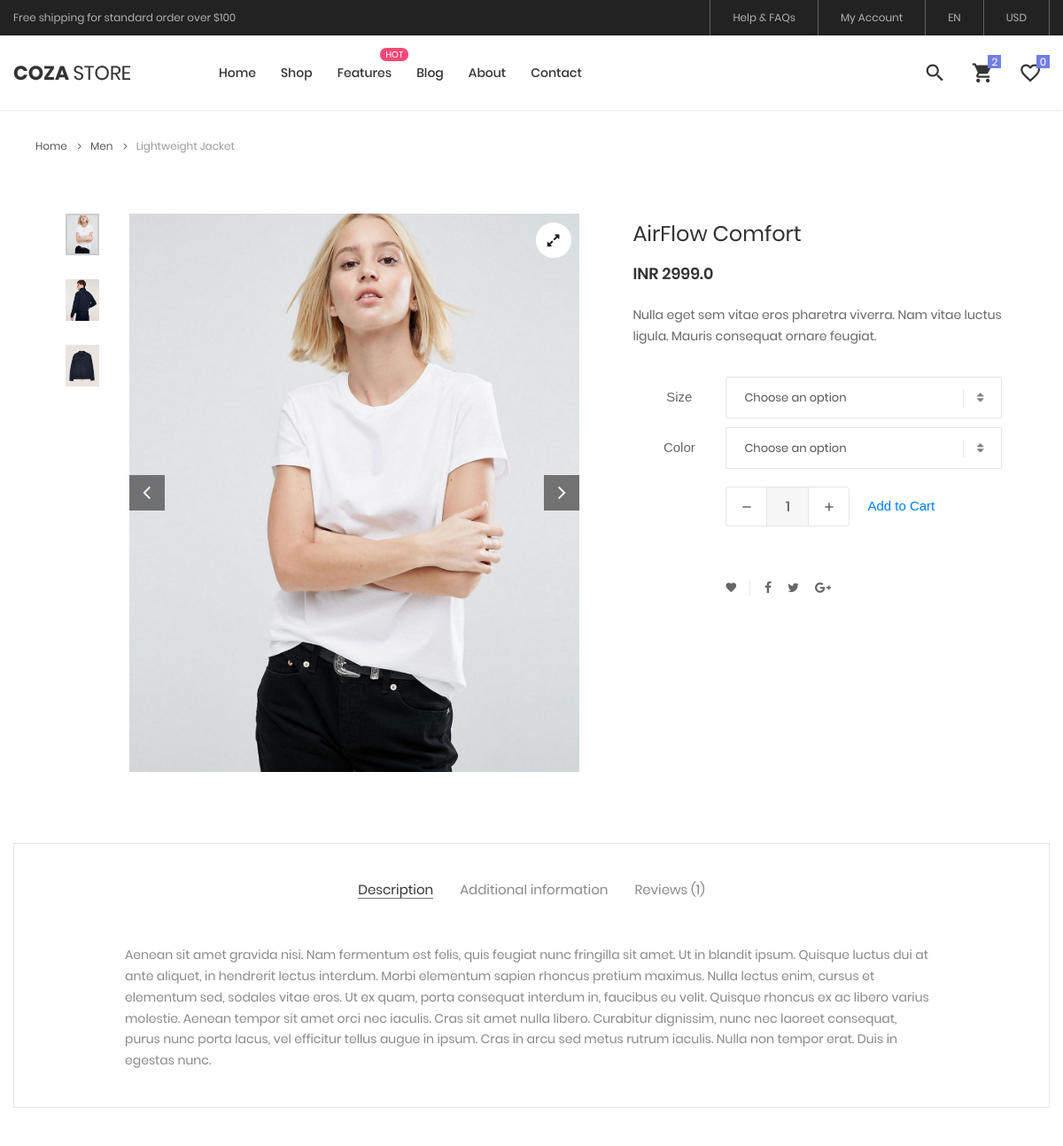
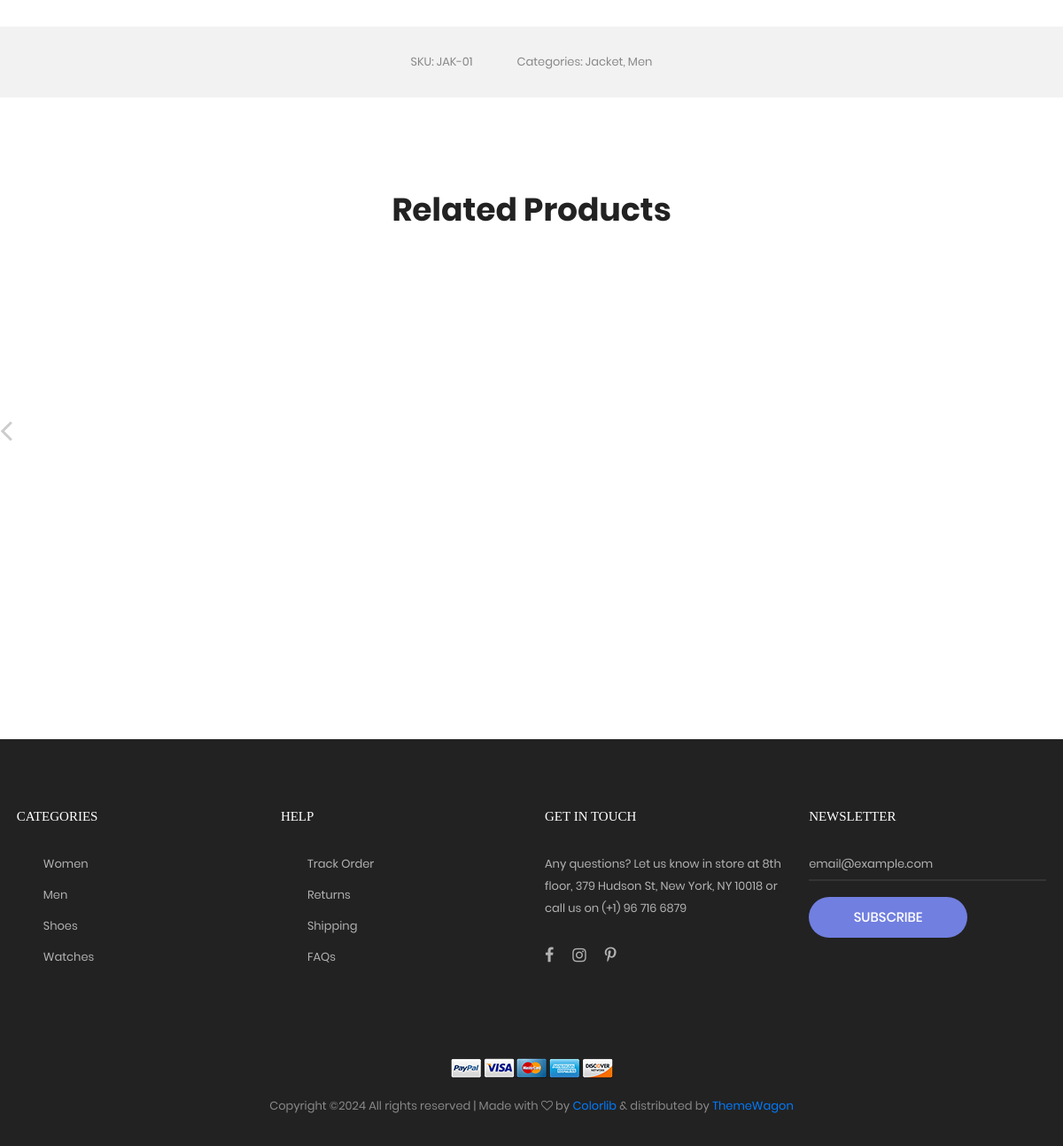
The app's page /product/0001 with its own data (2 pictures, top to bottom).
### main.py (models this page shows)
class Product(db.Model):
    id = db.Column(db.Integer, primary_key=True)
    unique_id = db.Column(db.String(20), unique=True, nullable=False)
    name = db.Column(db.String(100), nullable=False)
    price = db.Column(db.Float, nullable=False)
    offer_price = db.Column(db.Float, nullable=True)
    img_url = db.Column(db.String(255), nullable=True)

### main.py (the view)
@app.route('/product/<unique_id>')
def show_product(unique_id):
    final_product=None
    response=Product.query.all()
    for products in response:
        if products.unique_id==unique_id:
            final_product=products
    return render_template('product.html',product=final_product,all_products=response)

### templates/product.html (shortened to what this page needs)
<!DOCTYPE html>
<html lang="en">
<head>
	<link href="https://cdn.jsdelivr.net/npm/bootstrap@5.3.2/dist/css/bootstrap.min.css" rel="stylesheet">
	<link rel="stylesheet" type="text/css" href="../static/vendor/bootstrap/css/bootstrap.min.css">
	<link rel="stylesheet" type="text/css" href="../static/fonts/font-awesome-4.7.0/css/font-awesome.min.css">
	<link rel="stylesheet" type="text/css" href="../static/fonts/iconic/css/material-design-iconic-font.min.css">
	<link rel="stylesheet" type="text/css" href="../static/fonts/linearicons-v1.0.0/icon-font.min.css">
	<link rel="stylesheet" type="text/css" href="../static/vendor/animate/animate.css">
	<link rel="stylesheet" type="text/css" href="../static/vendor/css-hamburgers/hamburgers.min.css">
	<link rel="stylesheet" type="text/css" href="../static/vendor/animsition/../static/css/animsition.min.css">
	<link rel="stylesheet" type="text/css" href="../static/vendor/select2/select2.min.css">
	<link rel="stylesheet" type="text/css" href="../static/vendor/daterangepicker/daterangepicker.css">
	<link rel="stylesheet" type="text/css" href="../static/vendor/slick/slick.css">
	<link rel="stylesheet" type="text/css" href="../static/vendor/MagnificPopup/magnific-popup.css">
	<link rel="stylesheet" type="text/css" href="../static/vendor/perfect-scrollbar/perfect-scrollbar.css">
	<link rel="stylesheet" type="text/css" href="../static/css/util.css">
	<link rel="stylesheet" type="text/css" href="../static/css/main.css">
</head>
<body class="animsition">
	<header class="header-v4">
		<div class="container-menu-desktop">
			<div class="top-bar">
				<div class="content-topbar flex-sb-m h-full container">
					<div class="left-top-bar">
						Free shipping for standard order over $100
					</div>
					<div class="right-top-bar flex-w h-full">
						<a href="#" class="flex-c-m trans-04 p-lr-25">
							Help & FAQs
						</a>
						<a href="#" class="flex-c-m trans-04 p-lr-25">
							My Account
						</a>
						<a href="#" class="flex-c-m trans-04 p-lr-25">
							EN
						</a>
						<a href="#" class="flex-c-m trans-04 p-lr-25">
							USD
						</a>
					</div>
				</div>
			</div>
			<div class="wrap-menu-desktop how-shadow1">
				<nav class="limiter-menu-desktop container">
					<a href="{{ url_for('home') }}" class="logo">
						<img src="../static/images/icons/logo-01.png" alt="IMG-LOGO">
					</a>
					<div class="menu-desktop">
						<ul class="main-menu">
							<li>
								<a href="{{ url_for('home') }}">Home</a>
							</li>
							<li>
								<a href="{{ url_for('shop_page') }}">Shop</a>
							</li>
							<li class="label1" data-label1="hot">
								<a href="shoping-cart.html">Features</a>
							</li>
							<li>
								<a href="blog.html">Blog</a>
							</li>
							<li>
								<a href="about.html">About</a>
							</li>
							<li>
								<a href="{{ url_for('cart_page') }}">Contact</a>
							</li>
						</ul>
					</div>
					<div class="wrap-icon-header flex-w flex-r-m">
						<div class="icon-header-item cl2 hov-cl1 trans-04 p-l-22 p-r-11 js-show-modal-search">
							<i class="zmdi zmdi-search"></i>
						</div>
						<div class="icon-header-item cl2 hov-cl1 trans-04 p-l-22 p-r-11 icon-header-noti js-show-cart" data-notify="2">
							<i class="zmdi zmdi-shopping-cart"></i>
						</div>
						<a href="#" class="icon-header-item cl2 hov-cl1 trans-04 p-l-22 p-r-11 icon-header-noti" data-notify="0">
							<i class="zmdi zmdi-favorite-outline"></i>
						</a>
					</div>
				</nav>
			</div>
		</div>
	</header>
	<div class="container">
		<div class="bread-crumb flex-w p-l-25 p-r-15 p-t-30 p-lr-0-lg">
			<a href="{{ url_for('home') }}" class="stext-109 cl8 hov-cl1 trans-04">
				Home
				<i class="fa fa-angle-right m-l-9 m-r-10" aria-hidden="true"></i>
			</a>
			<a href="{{ url_for('shop_page') }}" class="stext-109 cl8 hov-cl1 trans-04">
				Men
				<i class="fa fa-angle-right m-l-9 m-r-10" aria-hidden="true"></i>
			</a>
			<span class="stext-109 cl4">
				Lightweight Jacket
			</span>
		</div>
	</div>
	<section class="sec-product-detail bg0 p-t-65 p-b-60">
		<div class="container">
			<div class="row">
				<div class="col-md-6 col-lg-7 p-b-30">
					<div class="p-l-25 p-r-30 p-lr-0-lg">
						<div class="wrap-slick3 flex-sb flex-w">
							<div class="wrap-slick3-dots"></div>
							<div class="slick3 gallery-lb">
								<div class="item-slick3" data-thumb="{{ product.img_url }}">
									<div class="wrap-pic-w pos-relative">
										<img src="{{ product.img_url }}" alt="IMG-PRODUCT">
										<a class="flex-c-m size-108 how-pos1 bor0 fs-16 cl10 bg0 hov-btn3 trans-04" href="{{ product.img_url }}">
											<i class="fa fa-expand"></i>
										</a>
									</div>
								</div>
							</div>
						</div>
					</div>
				</div>
				<div class="col-md-6 col-lg-5 p-b-30">
					<div class="p-r-50 p-t-5 p-lr-0-lg">
						<h4 class="mtext-105 cl2 js-name-detail p-b-14">
							{{product.name}}
						</h4>
						<span class="mtext-106 cl2">
							INR {{product.price}}
						</span>
						<p class="stext-102 cl3 p-t-23">
							Nulla eget sem vitae eros pharetra viverra. Nam vitae luctus ligula. Mauris consequat ornare feugiat.
						</p>
						<div class="p-t-33">
							<div class="flex-w flex-r-m p-b-10">
								<div class="size-203 flex-c-m respon6">
									Size
								</div>
								<div class="size-204 respon6-next">
									<div class="rs1-select2 bor8 bg0">
									</div>
								</div>
							</div>
							<div class="flex-w flex-r-m p-b-10">
								<div class="size-203 flex-c-m respon6">
									Color
								</div>
								<div class="size-204 respon6-next">
									<div class="rs1-select2 bor8 bg0">
									</div>
								</div>
							</div>
							<div class="flex-w flex-r-m p-b-10">
								<div class="size-204 flex-w flex-m respon6-next">
									<div class="wrap-num-product flex-w m-r-20 m-tb-10">
										<div class="btn-num-product-down cl8 hov-btn3 trans-04 flex-c-m">
											<i class="fs-16 zmdi zmdi-minus"></i>
										</div>
										<input class="mtext-104 cl3 txt-center num-product" type="number" name="num-product" value="1">
										<div class="btn-num-product-up cl8 hov-btn3 trans-04 flex-c-m">
											<i class="fs-16 zmdi zmdi-plus"></i>
										</div>
									</div>
									<a type="button"  href="{{ url_for('add_to_cart', unique_id=product['unique_id']) }}">Add to Cart</a>
								</div>
							</div>
						</div>
						<div class="flex-w flex-m p-l-100 p-t-40 respon7">
							<div class="flex-m bor9 p-r-10 m-r-11">
								<a href="#" class="fs-14 cl3 hov-cl1 trans-04 lh-10 p-lr-5 p-tb-2 js-addwish-detail tooltip100" data-tooltip="Add to Wishlist">
									<i class="zmdi zmdi-favorite"></i>
								</a>
							</div>
							<a href="#" class="fs-14 cl3 hov-cl1 trans-04 lh-10 p-lr-5 p-tb-2 m-r-8 tooltip100" data-tooltip="Facebook">
								<i class="fa fa-facebook"></i>
							</a>
							<a href="#" class="fs-14 cl3 hov-cl1 trans-04 lh-10 p-lr-5 p-tb-2 m-r-8 tooltip100" data-tooltip="Twitter">
								<i class="fa fa-twitter"></i>
							</a>
							<a href="#" class="fs-14 cl3 hov-cl1 trans-04 lh-10 p-lr-5 p-tb-2 m-r-8 tooltip100" data-tooltip="Google Plus">
								<i class="fa fa-google-plus"></i>
							</a>
						</div>
					</div>
				</div>
			</div>
			<div class="bor10 m-t-50 p-t-43 p-b-40">
				<div class="tab01">
					<ul class="nav nav-tabs" role="tablist">
						<li class="nav-item p-b-10">
							<a class="nav-link active" data-toggle="tab" href="#description" role="tab">Description</a>
						</li>
						<li class="nav-item p-b-10">
							<a class="nav-link" data-toggle="tab" href="#information" role="tab">Additional information</a>
						</li>
						<li class="nav-item p-b-10">
							<a class="nav-link" data-toggle="tab" href="#reviews" role="tab">Reviews (1)</a>
						</li>
					</ul>
					<div class="tab-content p-t-43">
						<div class="tab-pane fade show active" id="description" role="tabpanel">
							<div class="how-pos2 p-lr-15-md">
								<p class="stext-102 cl6">
									Aenean sit amet gravida nisi. Nam fermentum est felis, quis feugiat nunc fringilla sit amet. Ut in blandit ipsum. Quisque luctus dui at ante aliquet, in hendrerit lectus interdum. Morbi elementum sapien rhoncus pretium maximus. Nulla lectus enim, cursus et elementum sed, sodales vitae eros. Ut ex quam, porta consequat interdum in, faucibus eu velit. Quisque rhoncus ex ac libero varius molestie. Aenean tempor sit amet orci nec iaculis. Cras sit amet nulla libero. Curabitur dignissim, nunc nec laoreet consequat, purus nunc porta lacus, vel efficitur tellus augue in ipsum. Cras in arcu sed metus rutrum iaculis. Nulla non tempor erat. Duis in egestas nunc.
								</p>
							</div>
						</div>
					</div>
				</div>
			</div>
		</div>
		<div class="bg6 flex-c-m flex-w size-302 m-t-73 p-tb-15">
			<span class="stext-107 cl6 p-lr-25">
				SKU: JAK-01
			</span>
			<span class="stext-107 cl6 p-lr-25">
				Categories: Jacket, Men
			</span>
		</div>
	</section>
	<section class="sec-relate-product bg0 p-t-45 p-b-105">
		<div class="container">
			<div class="p-b-45">
				<h3 class="ltext-106 cl5 txt-center">
					Related Products
				</h3>
			</div>
			<div class="wrap-slick2">
				<div class="slick2">
					{% for x in range(0,10) %}
						<div class="item-slick2 p-l-15 p-r-15 p-t-15 p-b-15">
							<div class="block2">
								<div class="block2-pic hov-img0">
									<img src=" {{all_products[x]['img_url']}} " alt="IMG-PRODUCT">
								</div>
								<div class="block2-txt flex-w flex-t p-t-14">
									<div class="block2-txt-child1 flex-col-l ">
										<a href="product-detail.html" class="stext-104 cl4 hov-cl1 trans-04 js-name-b2 p-b-6">
										</a>
										<span class="stext-105 cl3">
										</span>
									</div>
									<div class="block2-txt-child2 flex-r p-t-3">
										<a href="#" class="btn-addwish-b2 dis-block pos-relative js-addwish-b2">
											<img class="icon-heart1 dis-block trans-04" src="../static/images/icons/icon-heart-01.png" alt="ICON">
										</a>
									</div>
								</div>
							</div>
						</div>
					{% endfor %}
					</div>
				</div>
			</div>
	</section>
	<footer class="bg3 p-t-75 p-b-32">
		<div class="container">
			<div class="row">
				<div class="col-sm-6 col-lg-3 p-b-50">
					<h4 class="stext-301 cl0 p-b-30">
						Categories
					</h4>
					<ul>
						<li class="p-b-10">
							<a href="#" class="stext-107 cl7 hov-cl1 trans-04">
								Women
							</a>
						</li>
						<li class="p-b-10">
							<a href="#" class="stext-107 cl7 hov-cl1 trans-04">
								Men
							</a>
						</li>
						<li class="p-b-10">
							<a href="#" class="stext-107 cl7 hov-cl1 trans-04">
								Shoes
							</a>
						</li>
						<li class="p-b-10">
							<a href="#" class="stext-107 cl7 hov-cl1 trans-04">
								Watches
							</a>
						</li>
					</ul>
				</div>
				<div class="col-sm-6 col-lg-3 p-b-50">
					<h4 class="stext-301 cl0 p-b-30">
						Help
					</h4>
					<ul>
						<li class="p-b-10">
							<a href="#" class="stext-107 cl7 hov-cl1 trans-04">
								Track Order
							</a>
						</li>
						<li class="p-b-10">
							<a href="#" class="stext-107 cl7 hov-cl1 trans-04">
								Returns
							</a>
						</li>
						<li class="p-b-10">
							<a href="#" class="stext-107 cl7 hov-cl1 trans-04">
								Shipping
							</a>
						</li>
						<li class="p-b-10">
							<a href="#" class="stext-107 cl7 hov-cl1 trans-04">
								FAQs
							</a>
						</li>
					</ul>
				</div>
				<div class="col-sm-6 col-lg-3 p-b-50">
					<h4 class="stext-301 cl0 p-b-30">
						GET IN TOUCH
					</h4>
					<p class="stext-107 cl7 size-201">
						Any questions? Let us know in store at 8th floor, 379 Hudson St, New York, NY 10018 or call us on (+1) 96 716 6879
					</p>
					<div class="p-t-27">
						<a href="#" class="fs-18 cl7 hov-cl1 trans-04 m-r-16">
							<i class="fa fa-facebook"></i>
						</a>
						<a href="#" class="fs-18 cl7 hov-cl1 trans-04 m-r-16">
							<i class="fa fa-instagram"></i>
						</a>
						<a href="#" class="fs-18 cl7 hov-cl1 trans-04 m-r-16">
							<i class="fa fa-pinterest-p"></i>
						</a>
					</div>
				</div>
				<div class="col-sm-6 col-lg-3 p-b-50">
					<h4 class="stext-301 cl0 p-b-30">
						Newsletter
					</h4>
					<form>
						<div class="wrap-input1 w-full p-b-4">
							<input class="input1 bg-none plh1 stext-107 cl7" type="text" name="email" placeholder="email@example.com">
						</div>
						<div class="p-t-18">
							<button class="flex-c-m stext-101 cl0 size-103 bg1 bor1 hov-btn2 p-lr-15 trans-04">
								Subscribe
							</button>
						</div>
					</form>
				</div>
			</div>
			<div class="p-t-40">
				<div class="flex-c-m flex-w p-b-18">
					<a href="#" class="m-all-1">
						<img src="../static/images/icons/icon-pay-01.png" alt="ICON-PAY">
					</a>
					<a href="#" class="m-all-1">
						<img src="../static/images/icons/icon-pay-02.png" alt="ICON-PAY">
					</a>
					<a href="#" class="m-all-1">
						<img src="../static/images/icons/icon-pay-03.png" alt="ICON-PAY">
					</a>
					<a href="#" class="m-all-1">
						<img src="../static/images/icons/icon-pay-04.png" alt="ICON-PAY">
					</a>
					<a href="#" class="m-all-1">
						<img src="../static/images/icons/icon-pay-05.png" alt="ICON-PAY">
					</a>
				</div>
				<p class="stext-107 cl6 txt-center">
Copyright &copy;<script>document.write(new Date().getFullYear());</script> All rights reserved | Made with <i class="fa fa-heart-o" aria-hidden="true"></i> by <a href="https://colorlib.com" target="_blank">Colorlib</a> &amp; distributed by <a href="https://themewagon.com" target="_blank">ThemeWagon</a>
				</p>
			</div>
		</div>
	</footer>
</body>
</html>

### records on screen
Product: img_url (picture), name "AirFlow Comfort", price "2999.0"
Product: img_url (picture)
Product: img_url (picture)
Product: img_url (picture)
